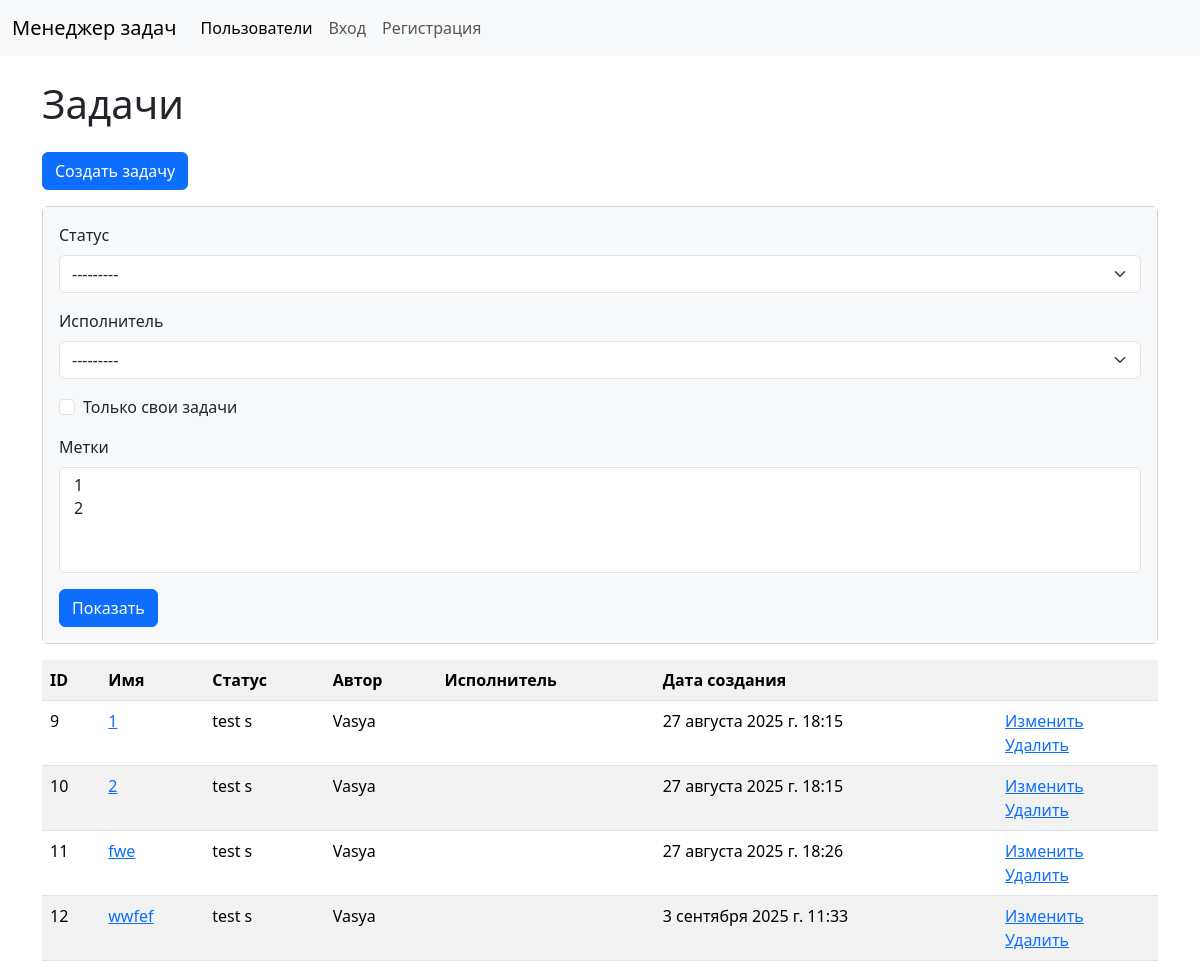
/tasks/, run on an earlier commit of the app's database.
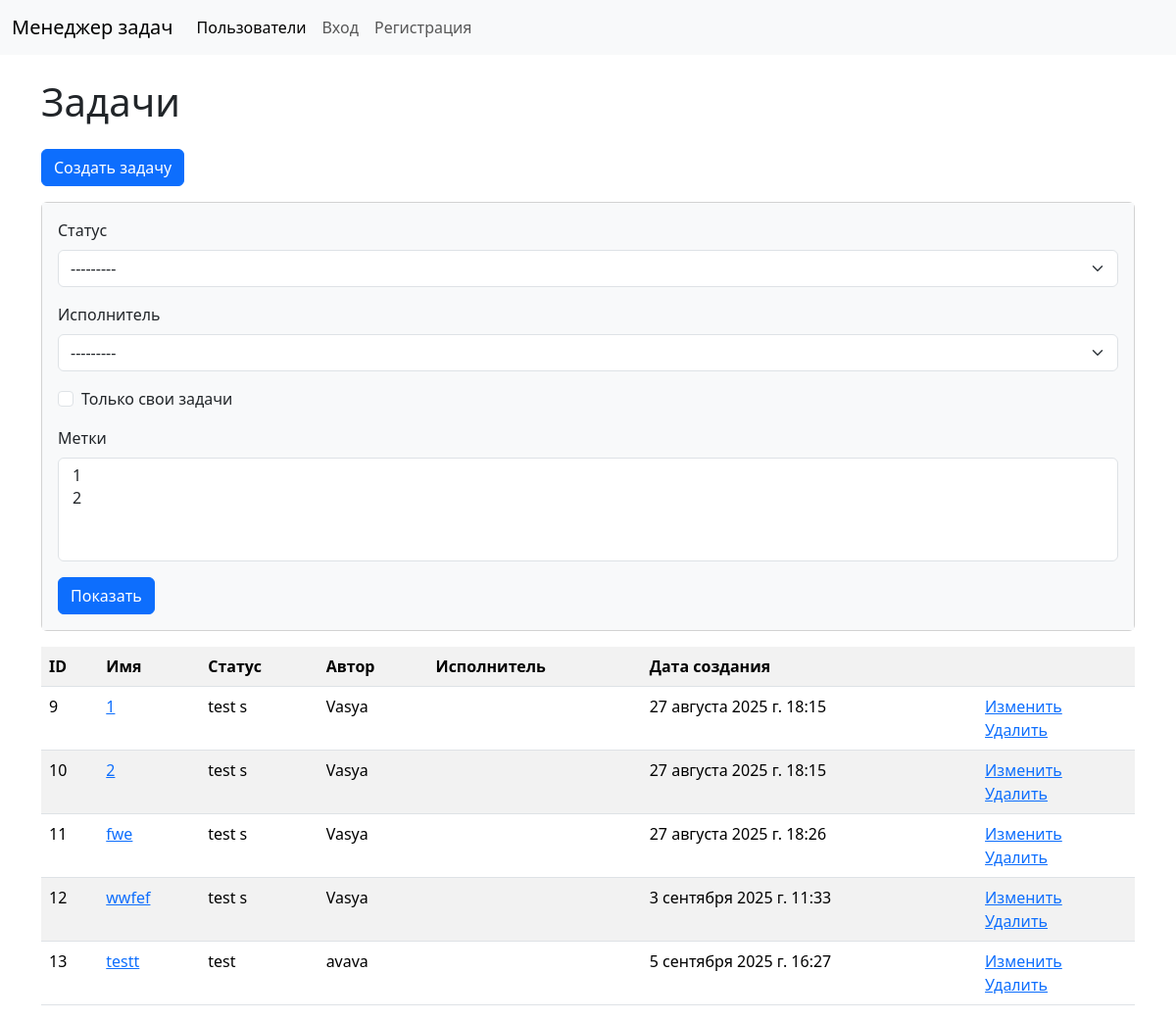
And on a later commit of the database.
### task_manager/tasks/models.py (models this page shows, shortened)
class Task(models.Model):
    name = models.CharField(verbose_name='Имя', max_length=200)
    description = models.TextField(verbose_name='Описание')
    author = models.ForeignKey(
        settings.AUTH_USER_MODEL,
        verbose_name='Автор',
        related_name='author',
        on_delete=models.PROTECT
    )
    executor = models.ForeignKey(
        settings.AUTH_USER_MODEL,
        null=True,
        blank=True,
        verbose_name='Исполнитель',
        related_name='executor',
        on_delete=models.PROTECT
    )
    status = models.ForeignKey('Status', verbose_name='Статус', on_delete=models.PROTECT)
    created_at = models.DateTimeField(verbose_name='Создан', auto_now_add=True)
    updated_at = models.DateTimeField(verbose_name='Обновлен', auto_now=True)
    labels = GenericRelation('labels.TaggedItem')

class Status(models.Model):
    name = models.CharField(verbose_name='Имя', max_length=200) #, choices=STATUSES, default=NEW)
    created_at = models.DateTimeField(verbose_name='Создан', auto_now_add=True)
    updated_at = models.DateTimeField(verbose_name='Обновлен', auto_now=True)
    def __str__(self):
        return self.name

### task_manager/tasks/views.py (the view, shortened to what this page needs)
# urls.py: path('tasks/', TaskListView.as_view(), name='task_index'),
class TaskListView(ListView):
    model = Task
    template_name = 'task_templates/index.html'
    context_object_name = 'tasks'
    def get_queryset(self):
        queryset = super().get_queryset()
        form = TaskFilterForm(self.request.GET)
        if form.is_valid():
            if form.cleaned_data['status']:
                queryset = queryset.filter(status=form.cleaned_data['status'])
            if form.cleaned_data['executor']:
                queryset = queryset.filter(assignee=form.cleaned_data['executor'])
            if form.cleaned_data['self_task']:
                queryset = queryset.filter(author=self.request.user)
            choosed_labels = form.cleaned_data.get('labels') #список выбранных id меток
        return queryset
    def get_context_data(self, *args, **kwargs):
        context = super().get_context_data(*args, **kwargs)
        context['filter_form'] = TaskFilterForm(self.request.GET)
        return context

### task_manager/tasks/forms.py
class TaskFilterForm(forms.Form):
    status = forms.ModelChoiceField(
        queryset= Status.objects.all(),
        required=False,
        label='Статус'
    )
    executor = forms.ModelChoiceField(
        queryset= User.objects.all(),
        required=False,
        label='Исполнитель'
    )
    self_task = forms.BooleanField(
        required=False,
        label='Только свои задачи'
    )
    labels = forms.TypedMultipleChoiceField(
        choices=[],
        coerce=int,
        required=False,
        label="Метки"
    )
    class Meta:
        fields = [
            'status', 'executor', 'self_task'
        ]
    def __init__(self, *args, **kwargs):
        super().__init__(*args, **kwargs)
        self.fields['labels'].choices = [(label.id, label.name) for label in Label.objects.all()]

### task_manager/tasks/templates/task_templates/index.html (shortened to what this page needs)
{% extends 'base/layout.html' %}
{% load crispy_forms_tags %}
{% block content %}
    <h1 class="my-4">Задачи</h1>
    <a href="{% url 'tasks:task_create' %}" class="btn btn-primary mb-3">Создать задачу</a>
    <div class="card mb-3">
        <div class="card-body bg-light">
            <form action="." method="get">
                {{ filter_form|crispy }}
                <input class ='btn btn-primary' type="submit" value="Показать">
            </form>
        </div>
    </div>
    <table class="table table-striped">
        <tr>
            <th>ID</th>
            <th>Имя</th>
            <th>Статус</th>
            <th>Автор</th>
            <th>Исполнитель</th>
            <th>Дата создания</th>
            <th></th>
        </tr>
        {% for task in tasks %}
            <tr>
                <td>{{ task.pk }}</td>
                <td><a href="{% url 'tasks:task_show' task.id %}">{{ task.name }}</a></td>
                <td>{{ task.status.name }}</td>
                <td>{{ task.author.username }}</td>
                <td>{{ task.assignee.username }}</td>
                <td>{{ task.created_at }}</td>
                <td>
                    <a href="{% url 'tasks:task_update' task.id %}">Изменить</a>
                    <br>
                    <a href="{% url 'tasks:task_delete' task.id %}">Удалить</a>
                </td>
            </tr>
        {% endfor %}
    </table>
{% endblock %}

### templates/base/layout.html (shortened to what this page needs)
{% load message_tags %}
<!DOCTYPE html>
<html lang="en">
<head>
    <link href="https://cdn.jsdelivr.net/npm/bootstrap@5.3.2/dist/css/bootstrap.min.css" rel="stylesheet">
</head>
<body>
    {% include 'includes/header.html' %}
    <main class="container wrapper flex-grow-1">
        {% block content %}{% endblock %}
    </main>
</body>
</html>

### templates/includes/header.html (shortened to what this page needs)
<nav class="navbar navbar-expand-lg bg-body-tertiary">
  <div class="container-fluid">
    <a class="navbar-brand" href="/">Менеджер задач</a>
    <div class="collapse navbar-collapse" id="navbarSupportedContent">
      <ul class="navbar-nav me-auto mb-2 mb-lg-0">
        <li class="nav-item">
          <a class="nav-link active" aria-current="page" href="{% url 'accounts:index' %}">Пользователи</a>
        </li>
        {% if user.is_authenticated %}
          <li class="nav-item">
            <a class="nav-link" href="{% url 'tasks:status_index' %}">Статусы</a>
          </li>
          <li class="nav-item">
            <a class="nav-link" href="{% url 'labels:index' %}">Метки</a>
          </li>
            <li class="nav-item">
            <a class="nav-link" href="{% url 'tasks:task_index' %}">Задачи</a>
          </li>
          <li class="nav-item">
            <form action="{% url 'logout' %}" method="post">
              {% csrf_token %}
              <button class="nav-link" type="submit">Выход</button>
            </form>
          </li>
        {% else %}
          <li class="nav-item">
            <a class="nav-link" href="{% url 'login' %}">Вход</a>
          </li>
          <li class="nav-item">
            <a class="nav-link" href="{% url 'accounts:signup' %}">Регистрация</a>
        {% endif %}
        </li>
      </ul>
    </div>
  </div>
</nav>

What changed in the data, as far as the page shows it:
added Task: pk "13", name "testt", status.name "test", author.username "avava", created_at "5 сентября 2025 г. 16:27"
